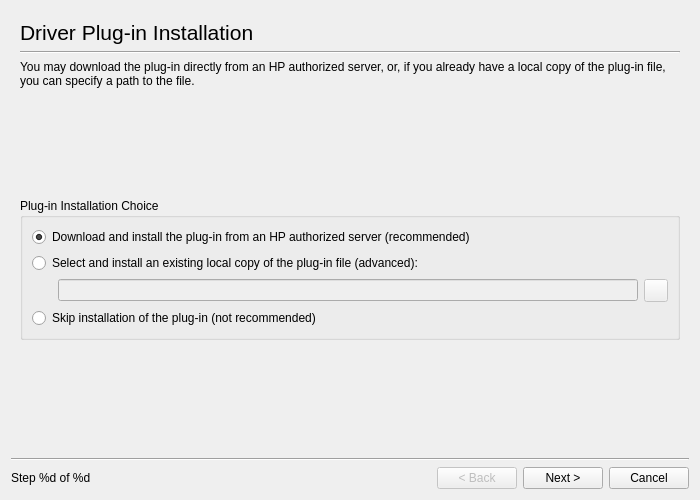
<ui version="4.0" >
 <class>Dialog</class>
 <widget class="QDialog" name="Dialog" >
  <property name="geometry" >
   <rect>
    <x>0</x>
    <y>0</y>
    <width>700</width>
    <height>500</height>
   </rect>
  </property>
  <property name="windowTitle" >
   <string>HP Device Manager - Plug-in Installer</string>
  </property>
  <layout class="QGridLayout" >
   <item row="0" column="0" colspan="5" >
    <widget class="QStackedWidget" name="StackedWidget" >
     <property name="currentIndex" >
      <number>0</number>
     </property>
     <widget class="QWidget" name="page" >
      <layout class="QGridLayout" >
       <item row="0" column="0" >
        <widget class="QLabel" name="label" >
         <property name="font" >
          <font>
           <pointsize>16</pointsize>
          </font>
         </property>
         <property name="text" >
          <string>Driver Plug-in Installation</string>
         </property>
        </widget>
       </item>
       <item row="1" column="0" colspan="2" >
        <widget class="Line" name="line" >
         <property name="orientation" >
          <enum>Qt::Horizontal</enum>
         </property>
        </widget>
       </item>
       <item row="2" column="0" colspan="2" >
        <widget class="QLabel" name="TitleLabel" >
         <property name="text" >
          <string>You may download the plug-in directly from an HP authorized server, or, if you already have a local copy of the plug-in file, you can specify a path to the file.</string>
         </property>
         <property name="wordWrap" >
          <bool>true</bool>
         </property>
        </widget>
       </item>
       <item row="3" column="0" >
        <spacer>
         <property name="orientation" >
          <enum>Qt::Vertical</enum>
         </property>
         <property name="sizeHint" >
          <size>
           <width>20</width>
           <height>40</height>
          </size>
         </property>
        </spacer>
       </item>
       <item row="4" column="0" colspan="2" >
        <widget class="QGroupBox" name="groupBox" >
         <property name="title" >
          <string>Plug-in Installation Choice</string>
         </property>
         <layout class="QGridLayout" >
          <item row="0" column="0" colspan="2" >
           <widget class="QRadioButton" name="DownloadRadioButton" >
            <property name="text" >
             <string>Download and install the plug-in from an HP authorized server (recommended)</string>
            </property>
            <property name="checked" >
             <bool>true</bool>
            </property>
           </widget>
          </item>
          <item row="1" column="0" colspan="2" >
           <widget class="QRadioButton" name="CopyRadioButton" >
            <property name="enabled" >
             <bool>true</bool>
            </property>
            <property name="text" >
             <string>Select and install an existing local copy of the plug-in file (advanced):</string>
            </property>
           </widget>
          </item>
          <item row="2" column="0" >
           <spacer>
            <property name="orientation" >
             <enum>Qt::Horizontal</enum>
            </property>
            <property name="sizeType" >
             <enum>QSizePolicy::Preferred</enum>
            </property>
            <property name="sizeHint" >
             <size>
              <width>20</width>
              <height>20</height>
             </size>
            </property>
           </spacer>
          </item>
          <item row="2" column="1" >
           <layout class="QHBoxLayout" >
            <item>
             <widget class="QLineEdit" name="PathLineEdit" >
              <property name="enabled" >
               <bool>false</bool>
              </property>
              <property name="sizePolicy" >
               <sizepolicy vsizetype="Fixed" hsizetype="MinimumExpanding" >
                <horstretch>0</horstretch>
                <verstretch>0</verstretch>
               </sizepolicy>
              </property>
             </widget>
            </item>
            <item>
             <widget class="QToolButton" name="BrowseToolButton" >
              <property name="enabled" >
               <bool>false</bool>
              </property>
              <property name="toolTip" >
               <string>Open a local copy of the plug-in file</string>
              </property>
              <property name="text" >
               <string/>
              </property>
             </widget>
            </item>
           </layout>
          </item>
          <item row="3" column="0" colspan="2" >
           <widget class="QRadioButton" name="SkipRadioButton" >
            <property name="text" >
             <string>Skip installation of the plug-in (not recommended)</string>
            </property>
           </widget>
          </item>
         </layout>
        </widget>
       </item>
       <item row="5" column="1" >
        <spacer>
         <property name="orientation" >
          <enum>Qt::Vertical</enum>
         </property>
         <property name="sizeHint" >
          <size>
           <width>278</width>
           <height>51</height>
          </size>
         </property>
        </spacer>
       </item>
      </layout>
     </widget>
    </widget>
   </item>
   <item row="1" column="0" colspan="5" >
    <widget class="Line" name="line_2" >
     <property name="orientation" >
      <enum>Qt::Horizontal</enum>
     </property>
    </widget>
   </item>
   <item row="2" column="0" >
    <widget class="QLabel" name="StepText" >
     <property name="text" >
      <string>Step %d of %d</string>
     </property>
    </widget>
   </item>
   <item row="2" column="1" >
    <spacer>
     <property name="orientation" >
      <enum>Qt::Horizontal</enum>
     </property>
     <property name="sizeHint" >
      <size>
       <width>161</width>
       <height>20</height>
      </size>
     </property>
    </spacer>
   </item>
   <item row="2" column="2" >
    <widget class="QPushButton" name="BackButton" >
     <property name="enabled" >
      <bool>false</bool>
     </property>
     <property name="text" >
      <string>&lt; Back</string>
     </property>
    </widget>
   </item>
   <item row="2" column="3" >
    <widget class="QPushButton" name="NextButton" >
     <property name="text" >
      <string>Next ></string>
     </property>
    </widget>
   </item>
   <item row="2" column="4" >
    <widget class="QPushButton" name="CancelButton" >
     <property name="text" >
      <string>Cancel</string>
     </property>
    </widget>
   </item>
  </layout>
 </widget>
 <resources/>
 <connections/>
</ui>
